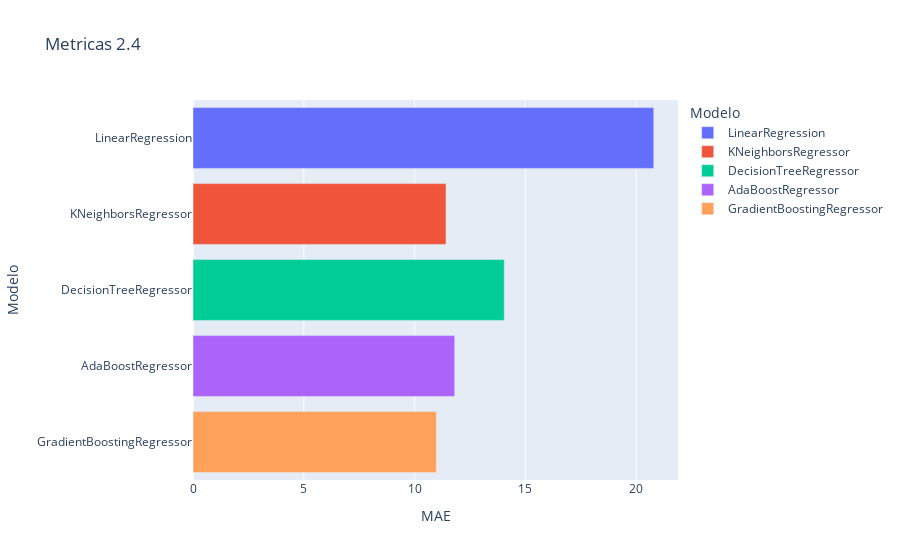

Notebook source saved alongside this figure:
### Code cell
px.bar(data_frame = df_metricas_2_4,
       x          = "MAE",
       y          = "Modelo",
       hover_data = ["karma_Q3","karma_Q1","Bigote superior","Bigote inferior","MAE","MSE","RMSE","R2"],
       color      = "Modelo",
       title      = "Metricas 2.4"
      )

### Figure 1 — Plotly figure (JSON) as saved in the notebook; plotly's stock layout.template omitted (floating-point values rounded to 4 significant figures)
{"data": [{"alignmentgroup": "True", "customdata": [[2.4, 2.4, 76, -40, 2388.0, 48.87, -9.417]], "hovertemplate": "Modelo=%{y}<br>MAE=%{x}<br>karma_Q3=%{customdata[0]}<br>karma_Q1=%{customdata[1]}<br>Bigote superior=%{customdata[2]}<br>Bigote inferior=%{customdata[3]}<br>MSE=%{customdata[4]}<br>RMSE=%{customdata[5]}<br>R2=%{customdata[6]}<extra></extra>", "legendgroup": "LinearRegression", "marker": {"color": "#636efa", "pattern": {"shape": ""}}, "name": "LinearRegression", "offsetgroup": "LinearRegression", "orientation": "h", "showlegend": true, "textposition": "auto", "type": "bar", "x": [20.79], "xaxis": "x", "y": ["LinearRegression"], "yaxis": "y"}, {"alignmentgroup": "True", "customdata": [[2.4, 2.4, 76, -40, 261.7, 16.18, -0.1415]], "hovertemplate": "Modelo=%{y}<br>MAE=%{x}<br>karma_Q3=%{customdata[0]}<br>karma_Q1=%{customdata[1]}<br>Bigote superior=%{customdata[2]}<br>Bigote inferior=%{customdata[3]}<br>MSE=%{customdata[4]}<br>RMSE=%{customdata[5]}<br>R2=%{customdata[6]}<extra></extra>", "legendgroup": "KNeighborsRegressor", "marker": {"color": "#EF553B", "pattern": {"shape": ""}}, "name": "KNeighborsRegressor", "offsetgroup": "KNeighborsRegressor", "orientation": "h", "showlegend": true, "textposition": "auto", "type": "bar", "x": [11.42], "xaxis": "x", "y": ["KNeighborsRegressor"], "yaxis": "y"}, {"alignmentgroup": "True", "customdata": [[2.4, 2.4, 76, -40, 423.4, 20.58, -0.847]], "hovertemplate": "Modelo=%{y}<br>MAE=%{x}<br>karma_Q3=%{customdata[0]}<br>karma_Q1=%{customdata[1]}<br>Bigote superior=%{customdata[2]}<br>Bigote inferior=%{customdata[3]}<br>MSE=%{customdata[4]}<br>RMSE=%{customdata[5]}<br>R2=%{customdata[6]}<extra></extra>", "legendgroup": "DecisionTreeRegressor", "marker": {"color": "#00cc96", "pattern": {"shape": ""}}, "name": "DecisionTreeRegressor", "offsetgroup": "DecisionTreeRegressor", "orientation": "h", "showlegend": true, "textposition": "auto", "type": "bar", "x": [14.05], "xaxis": "x", "y": ["DecisionTreeRegressor"], "yaxis": "y"}, {"alignmentgroup": "True", "customdata": [[2.4, 2.4, 76, -40, 232.3, 15.24, -0.01343]], "hovertemplate": "Modelo=%{y}<br>MAE=%{x}<br>karma_Q3=%{customdata[0]}<br>karma_Q1=%{customdata[1]}<br>Bigote superior=%{customdata[2]}<br>Bigote inferior=%{customdata[3]}<br>MSE=%{customdata[4]}<br>RMSE=%{customdata[5]}<br>R2=%{customdata[6]}<extra></extra>", "legendgroup": "AdaBoostRegressor", "marker": {"color": "#ab63fa", "pattern": {"shape": ""}}, "name": "AdaBoostRegressor", "offsetgroup": "AdaBoostRegressor", "orientation": "h", "showlegend": true, "textposition": "auto", "type": "bar", "x": [11.81], "xaxis": "x", "y": ["AdaBoostRegressor"], "yaxis": "y"}, {"alignmentgroup": "True", "customdata": [[2.4, 2.4, 76, -40, 229.1, 15.14, 0.000616]], "hovertemplate": "Modelo=%{y}<br>MAE=%{x}<br>karma_Q3=%{customdata[0]}<br>karma_Q1=%{customdata[1]}<br>Bigote superior=%{customdata[2]}<br>Bigote inferior=%{customdata[3]}<br>MSE=%{customdata[4]}<br>RMSE=%{customdata[5]}<br>R2=%{customdata[6]}<extra></extra>", "legendgroup": "GradientBoostingRegressor", "marker": {"color": "#FFA15A", "pattern": {"shape": ""}}, "name": "GradientBoostingRegressor", "offsetgroup": "GradientBoostingRegressor", "orientation": "h", "showlegend": true, "textposition": "auto", "type": "bar", "x": [10.98], "xaxis": "x", "y": ["GradientBoostingRegressor"], "yaxis": "y"}], "layout": {"barmode": "relative", "legend": {"title": {"text": "Modelo"}, "tracegroupgap": 0}, "title": {"text": "Metricas 2.4"}, "xaxis": {"anchor": "y", "domain": [0, 1], "title": {"text": "MAE"}}, "yaxis": {"anchor": "x", "categoryarray": ["GradientBoostingRegressor", "AdaBoostRegressor", "DecisionTreeRegressor", "KNeighborsRegressor", "LinearRegression"], "categoryorder": "array", "domain": [0, 1], "title": {"text": "Modelo"}}}}
